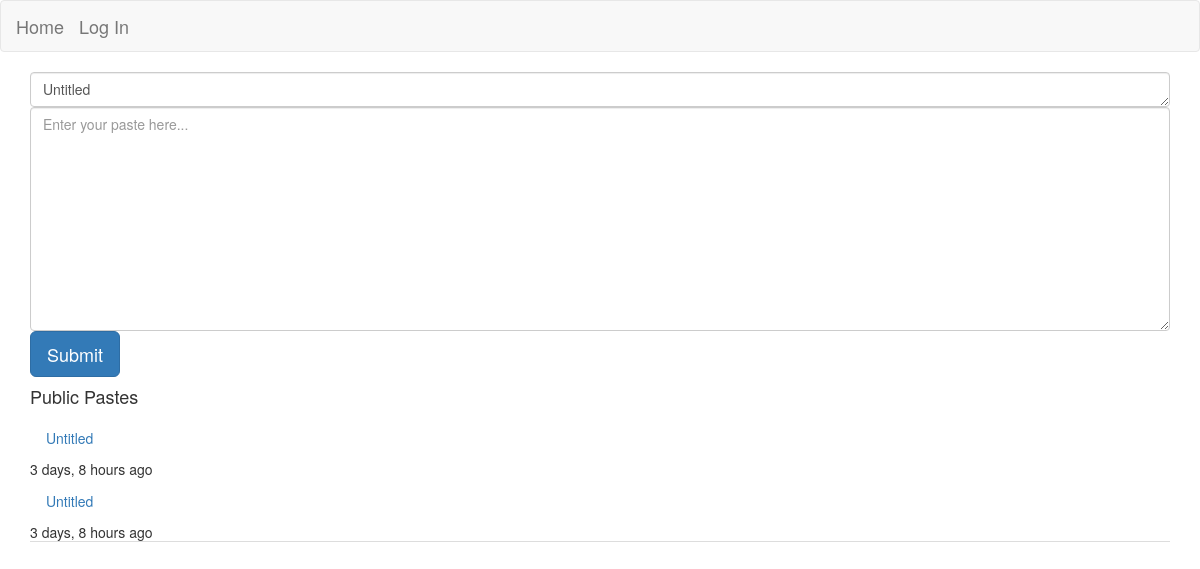
/, run on an earlier commit of the app's database.
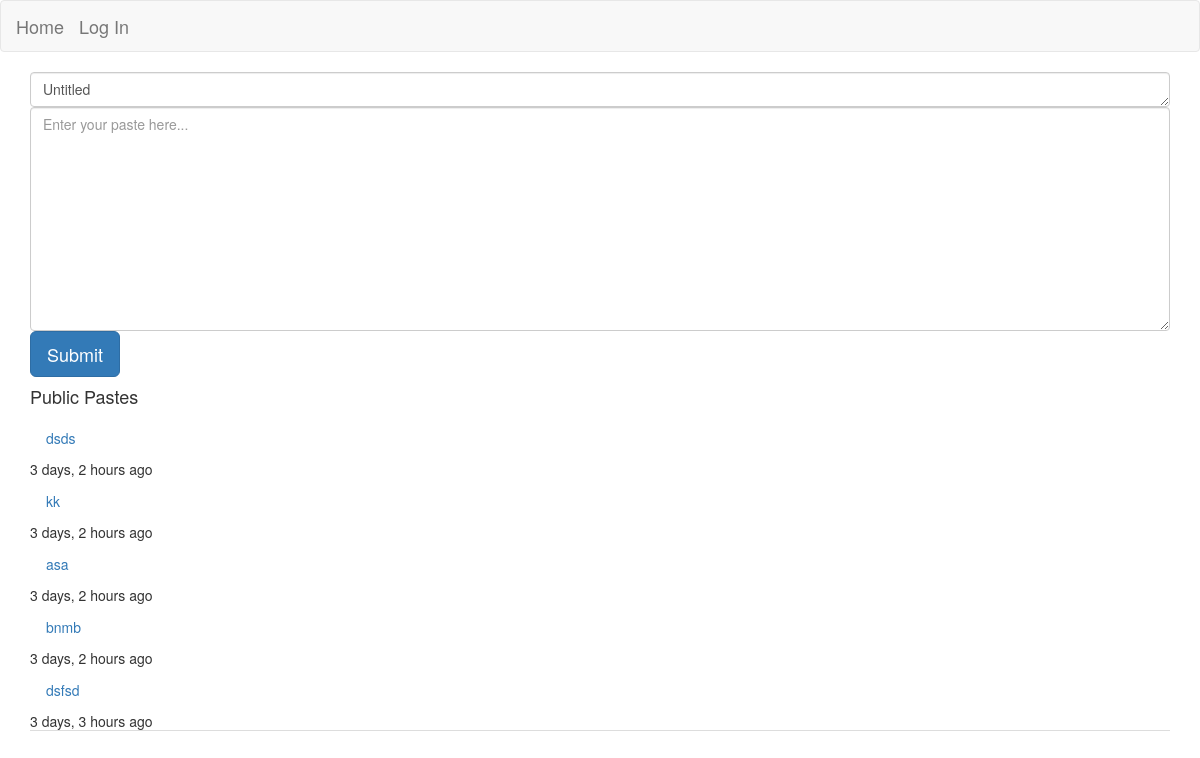
And on a later commit of the database.
### pastes/models.py (models this page shows, shortened)
class Paste(models.Model):
    name = models.CharField(max_length=200, default="Untitled")
    code=models.TextField()
    created= models.DateTimeField(auto_now_add=True)
    author = models.CharField(max_length=100, default="anonymous")
    privacy = models.CharField(max_length=100)
    allow = models.ManyToManyField('auth.User',blank=True)

### website/views.py (the view, shortened to what this page needs)
# urls.py: path('', views.HomepageView.as_view(), name='home'),
class HomepageView(CreateView):
    template_name = 'website/index.html'
    form_class = pasteform
    success_message = "Message sent successfully"
    def get_context_data(self, *args, **kwargs):
        data = super().get_context_data(**kwargs)
        data['pastes'] = Paste.objects.all().order_by('-created')
        if self.request.user.is_authenticated:
            data['user_pastes'] = Paste.objects.filter(author=self.request.user).order_by('-created')
        return data

### pastes/forms.py
class pasteform(forms.ModelForm):
    class Meta:
        model=models.Paste
        fields = ('name','code')

### website/templates/website/index.html (shortened to what this page needs)
{% extends 'website/base.html' %}
{% load humanize %}
{% block content %}
        <link href="//netdna.bootstrapcdn.com/twitter-bootstrap/2.3.2/css/bootstrap-combined.min.css" rel="stylesheet" id="bootstrap-css">
 <div class='container'>
    <div id='content' class='row-fluid'>
      <div class='span10 main'>
       <form class="form-contact" action="" method="POST">
<textarea class="form-control"  name="name"  rows="1" placeholder="Paste name..." style="line-height: 1.5;">{{ form.name.value|default:'' }}</textarea>
<textarea class="form-control"  name="code"  rows="10" placeholder="Enter your paste here..." style="line-height: 1.5;">{{ form.code.value|default:'' }}</textarea>
 <input type="submit" class="btn btn-primary btn-lg" >
</form>
      </div>
      <div class='span2 sidebar'>
        <h4>Public Pastes</h4>
        <ul class="nav nav-tabs nav-stacked">
        {% for paste in pastes|slice:":5" %}
          <li><a href="{% url 'paste_detail' paste.pk %}">{{ paste.name }}<br/></a>{{ paste.created|naturaltime}}<br/></li>
        {% endfor %}
        </ul>
      </div>
    </div>
  </div>
{% endblock %}

What changed in the data, as far as the page shows it:
no longer on this page (row unchanged): Paste: name "Untitled", created "3 days, 8 hours ago"
no longer on this page (row unchanged): Paste: name "Untitled", created "3 days, 8 hours ago"
added Paste: name "dsds", created "3 days, 2 hours ago"
added Paste: name "kk", created "3 days, 2 hours ago"
added Paste: name "asa", created "3 days, 2 hours ago"
added Paste: name "bnmb", created "3 days, 2 hours ago"
added Paste: name "dsfsd", created "3 days, 3 hours ago"
